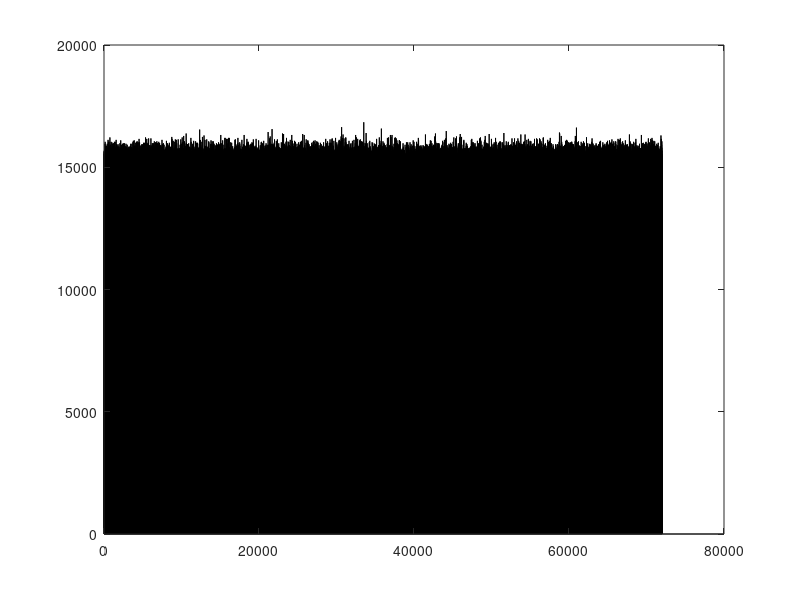
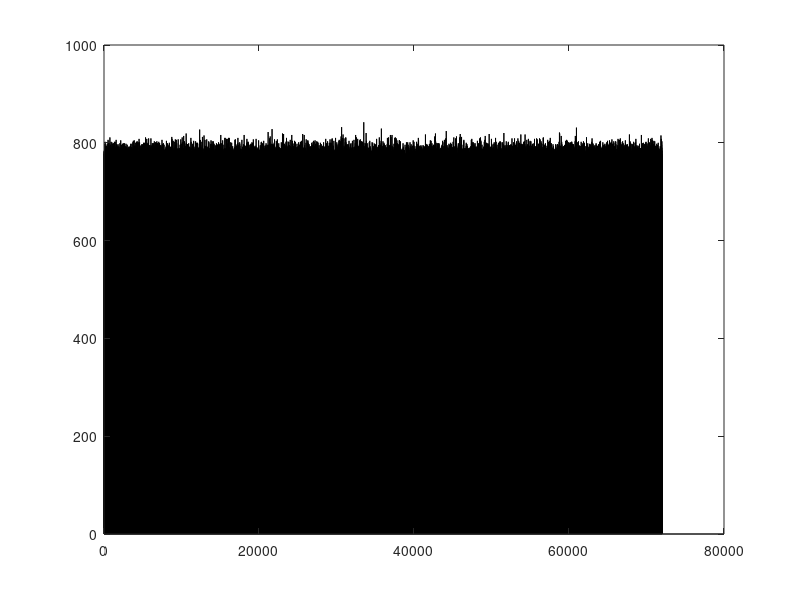
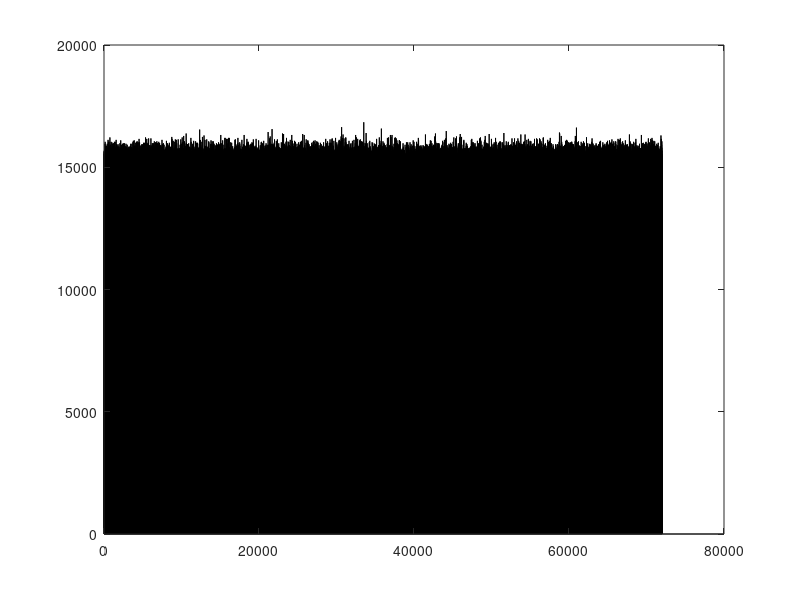

Reproduce these figures in MATLAB, in order.

% This script gives spike rate for user-specified bin width for a 1 hr
% recording for all units. 

% We need the bin size.
promptStrings = {'Bin size [s]:'};
defaultInputs = {'0.05',};
answ = inputdlg(promptStrings,'Inputs', [1, 30],defaultInputs);
binSz = str2double(answ(1));

   

% We also need the sampling frequency, which can change from recording
% to recording.
promptStrings = {'Sampling Frequency (fs)'};
defaultInputs = {'30000',};
answ = inputdlg(promptStrings,'Inputs', [1, 30],defaultInputs);
fs = str2double(answ(1));

% This spiketrain variable is just dummy data.
spiketrain = rand(fs*3600, 1);
spiketrainlogical = spiketrain > 0.5;

    
% binSamples is the number of elements in spiketrain per bin.
binSamples = fs*binSz;
    
% Now we need the no. of bins for the split up the histogram,
% which is the length of the spiketrain vector divided by the binSamples. 
nBins = round(size(spiketrainlogical, 1)/binSamples);
% The reason we round is that nBins may not be an integer, which it
% needs to be for the for-loop.
% This will mean that the last bin for each recording may be a bit
% off....(I can live with that...)


% We now need to create a vector of size nBins to sum our samples into,
% and we need to sum our samples bin by bin.

%
sizeT = size(spiketrain);
counts = zeros(nBins,sizeT(1,2));
% This column vector is the length of the no. of bins. 

% We're going to replace each element 1 by 1 for the sum of the elements of spike train for the given bin size. 
% We're going to go cluster by cluster, each cluster being a new column.

for b = 1:sizeT(1,2);
    
    for a = 1:nBins
        counts(a,b) = sum(spiketrainlogical(1 + binSamples*(a-1): a*binSamples, 1));
    end
    rate = counts/binSz;
    figure; bar(rate);
end
% Rate will be given in Counts per Second.
% If you had 20 counts in a half-second bin size, the rate would be 40
% counts = 20/ bin size.
% So you're dividing counts by the bin size.

% We've churned out the firing rate per cluster fo a given bin width.


% We also may want the counts for each cluster for a given bin width as a
% matrix.
countsfig = figure; bar(counts);

% Whilst we're here, we may also want the binned firing rates for each
% cluster as a matrix.

rate = counts/binSz;
ratefig = figure; bar(rate);

